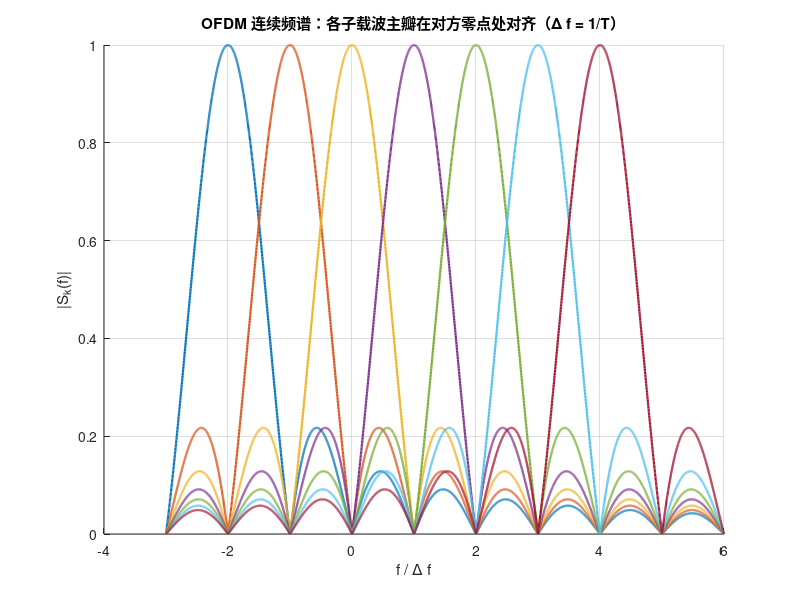

MATLAB code to generate this figure: (Note: this script raises an error after producing the figure.)
% ============================================================================
% 文件名: test4.m
% 功能: OFDM子载波正交性的连续频谱仿真演示
% 描述:
%   1. 展示OFDM子载波的sinc主瓣互在对方零点处对齐的正交特性
%   2. 说明为什么OFDM系统满足正交性条件（Δf=1/T）
%   3. 对比正交与非正交情况下的频谱重叠情况
%   4. 生成2个Figure：
%      - Figure 1: 正交情况下的连续频谱（各子载波零点对齐）
%      - Figure 2: 非正交情况下的频谱（出现ICI干扰）
% 原理: 矩形时窗T内的复指数 e^{j2πf_k t} 的频谱是 T·sinc((f-f_k)T)，
%      取 Δf=1/T，使不同子载波在彼此的中心处恰为零。
% 说明: 为什么有的OFDM系统频谱是离散的，有的是连续的？
%       - 连续频谱：看的是"单个OFDM符号的连续频谱形状"
%       - 离散频谱：看的是"离散频点上的采样值"
% ============================================================================

clc; clear; close all;

%===============================================================================
% 【系统参数配置】
%===============================================================================
T = 1;                      % 有效符号时长（不含CP），单位：归一化时间
df = 1/T;                   % 子载波间隔 Δf（满足正交条件）
k_set = -2:4;               % 展示的子载波索引（可改多一些）
colors = lines(numel(k_set));

% 连续频率网格（足够细），覆盖多个子载波带宽
f = linspace(-3*df, 6*df, 4000);

%===============================================================================
% 【连续频谱计算】
%===============================================================================

%------------------------------------------------------------------------------
% 步骤1: 计算每个子载波的连续幅度谱
%------------------------------------------------------------------------------
% MATLAB 的 sinc(x) = sin(pi*x)/(pi*x)
Sk = zeros(numel(k_set), numel(f));
for i = 1:numel(k_set)
    fk = k_set(i)*df;
    Sk(i,:) = abs(T * sinc((f - fk)*T));    % 幅度谱（不取dB便于形状观察）
end

%===============================================================================
% 【可视化分析】
%===============================================================================

%------------------------------------------------------------------------------
% Figure 1: 正交情况下的连续频谱（各子载波零点对齐）
%------------------------------------------------------------------------------
figure(1); hold on; grid on;
for i = 1:numel(k_set)
    plot(f/df, Sk(i,:), 'LineWidth', 1.6, 'Color', colors(i,:));
end
xlabel('f / \Delta f'); ylabel('|S_k(f)|');
title('OFDM 连续频谱：各子载波主瓣在对方零点处对齐（\Delta f = 1/T）');

% 标注各子载波中心位置与零点对齐示意
for i = 1:numel(k_set)
    xline(k_set(i), ':', sprintf('S_{%d}', k_set(i)), 'LabelVerticalAlignment','bottom');
end

% 在 f=0 处检查其它子载波的幅度（应≈0），并画红圈提示
f0_idx = dsearchn((f/df).', 0);
for i = 1:numel(k_set)
    if k_set(i) ~= 0
        plot(0, Sk(i,f0_idx), 'ro', 'MarkerSize', 6);
    end
end

% 画出 Δf 的示意箭头
yl = ylim; ymid = yl(1) + 0.1*(yl(2)-yl(1));
annotation('doublearrow', ...
    [(0.5) (0.5+1/(max(k_set)-min(k_set)+2))], ... % 近似比例定位
    [0.18 0.18]);
text(0.5, 0.2, '\Delta f', 'Units','normalized');

%------------------------------------------------------------------------------
% 验证：在 f=0 采样，各子载波除 k=0 外趋近0
%------------------------------------------------------------------------------
fprintf('\n在 f=0 处各子载波幅度：\n');
for i = 1:numel(k_set)
    fprintf('k=%+d : %.3e\n', k_set(i), Sk(i,f0_idx));
end
fprintf('(除 k=0 外，其余接近0，验证零点对齐)\n\n');

%------------------------------------------------------------------------------
% Figure 2: 非正交情况下的频谱（出现ICI干扰）
%------------------------------------------------------------------------------
% 对比：若 Δf 偏离 1/T（非正交），会出现非零干扰
df_bad = 0.8/T;                      % 不满足正交条件
Sk_bad0 = abs(T * sinc((f - 0*df_bad)*T));
Sk_bad1 = abs(T * sinc((f - 1*df_bad)*T));
figure(2); hold on; grid on;
plot(f/df_bad, Sk_bad0, 'b-', 'LineWidth', 1.6, 'DisplayName','S_0(f)');
plot(f/df_bad, Sk_bad1, 'r-', 'LineWidth', 1.6, 'DisplayName','S_1(f)');
xlabel('f / \Delta f_{bad}'); ylabel('|S_k(f)|');
title('非正交示例：\Delta f \neq 1/T 导致零点不再对齐 → ICI');
legend('show');


